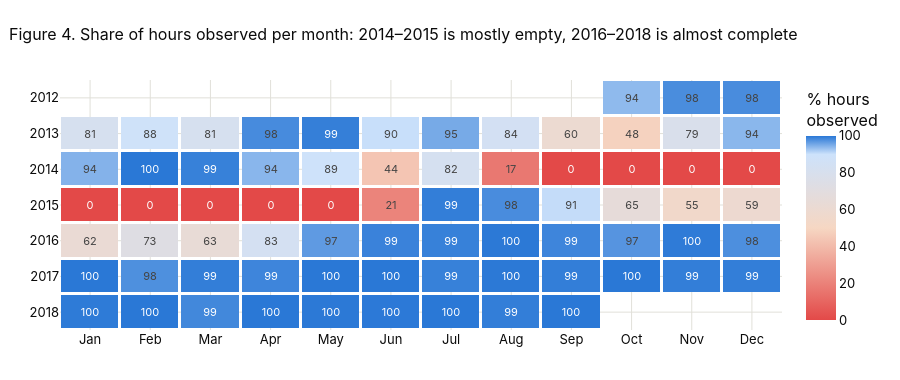

Source (notebook cell):
### Code cell
COVERAGE_FREQ = "MS"  # month start: one cell per month in the heatmap
coverage = (~is_missing).resample(COVERAGE_FREQ).mean() * 100
cov_grid = (coverage.to_frame("pct").assign(year=coverage.index.year, month=coverage.index.month)
                    .pivot(index="year", columns="month", values="pct").reindex(columns=range(1, 13)))

fig = go.Figure(go.Heatmap(z=cov_grid.values, x=MONTH_LABELS, y=cov_grid.index.astype(str),
                           colorscale=[[0, RED], [0.5, "#f6d7c3"], [0.9, "#cde2fb"], [1, BLUE]], zmin=0, zmax=100,
                           text=[["" if np.isnan(v) else f"{v:.0f}" for v in row] for row in cov_grid.values],
                           texttemplate="%{text}", textfont=dict(size=11), xgap=3, ygap=3,
                           colorbar=dict(title="% hours<br>observed"),
                           hovertemplate="%{x} %{y}: %{z:.1f}% of hours observed<extra></extra>"))
show_fig(fig, "Share of hours observed per month: 2014–2015 is mostly empty, 2016–2018 is almost complete",
         height=380, yaxis_autorange="reversed")

### Figure 1 — Plotly figure (JSON) as saved in the notebook; plotly's stock layout.template omitted (floating-point values rounded to 4 significant figures)
{"data": [{"colorbar": {"title": {"text": "% hours<br>observed"}}, "colorscale": [[0, "#e34948"], [0.5, "#f6d7c3"], [0.9, "#cde2fb"], [1, "#2a78d6"]], "hovertemplate": "%{x} %{y}: %{z:.1f}% of hours observed<extra></extra>", "text": [["", "", "", "", "", "", "", "", "", "94", "98", "98"], ["81", "88", "81", "98", "99", "90", "95", "84", "60", "48", "79", "94"], ["94", "100", "99", "94", "89", "44", "82", "17", "0", "0", "0", "0"], ["0", "0", "0", "0", "0", "21", "99", "98", "91", "65", "55", "59"], ["62", "73", "63", "83", "97", "99", "99", "100", "99", "97", "100", "98"], ["100", "98", "99", "99", "100", "100", "99", "100", "99", "100", "99", "99"], ["100", "100", "99", "100", "100", "100", "100", "99", "100", "", "", ""]], "textfont": {"size": 11}, "texttemplate": "%{text}", "type": "heatmap", "x": ["Jan", "Feb", "Mar", "Apr", "May", "Jun", "Jul", "Aug", "Sep", "Oct", "Nov", "Dec"], "xgap": 3, "y": ["2012", "2013", "2014", "2015", "2016", "2017", "2018"], "ygap": 3, "z": [[null, null, null, null, null, null, null, null, null, 93.81, 98.06, 98.12], [81.32, 88.39, 81.45, 98.19, 99.33, 90.28, 95.3, 84.14, 60.0, 48.39, 78.61, 94.09], [94.49, 100.0, 99.19, 94.17, 88.98, 43.61, 82.12, 16.53, 0.0, 0.0, 0.0, 0.0], [0.0, 0.0, 0.0, 0.0, 0.0, 20.69, 99.46, 98.12, 90.56, 65.46, 55.0, 59.01], [61.96, 73.13, 63.44, 83.47, 96.77, 99.03, 99.19, 99.87, 98.75, 97.31, 99.72, 97.85], [100.0, 97.77, 99.46, 98.75, 100.0, 100.0, 99.19, 99.87, 99.44, 100.0, 99.44, 99.46], [99.73, 100.0, 98.52, 100.0, 99.87, 99.86, 100.0, 99.46, 100.0, null, null, null]], "zmax": 100, "zmin": 0}], "layout": {"height": 380, "title": {"text": "Figure 4. Share of hours observed per month: 2014–2015 is mostly empty, 2016–2018 is almost complete"}, "yaxis": {"autorange": "reversed"}}}
